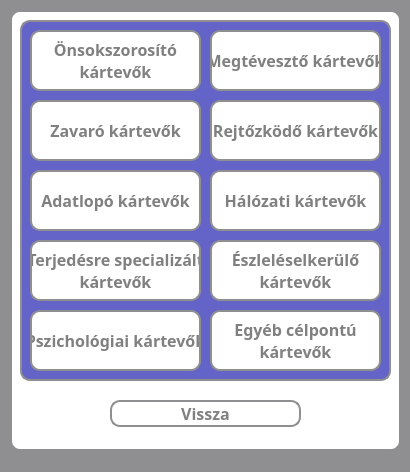
<?xml version="1.0" encoding="UTF-8"?>
<ui version="4.0">
 <class>learningGame</class>
 <widget class="QMainWindow" name="learningGame">
  <property name="geometry">
   <rect>
    <x>0</x>
    <y>0</y>
    <width>410</width>
    <height>472</height>
   </rect>
  </property>
  <property name="windowTitle">
   <string>Anyagok</string>
  </property>
  <property name="styleSheet">
   <string notr="true">* {
	background-color: #8f8f91;
}</string>
  </property>
  <widget class="QWidget" name="centralwidget">
   <widget class="QWidget" name="widget_3" native="true">
    <property name="geometry">
     <rect>
      <x>10</x>
      <y>10</y>
      <width>391</width>
      <height>441</height>
     </rect>
    </property>
    <property name="styleSheet">
     <string notr="true">* {
	background-color: white;
	border: 2px solid #8f8f91;
	border-radius: 10px;
	color: white;
	font-size: 16px;
	font-weight: bold;
}</string>
    </property>
    <widget class="QPushButton" name="backButton">
     <property name="geometry">
      <rect>
       <x>100</x>
       <y>390</y>
       <width>191</width>
       <height>27</height>
      </rect>
     </property>
     <property name="font">
      <font>
       <family>Corbel</family>
       <pointsize>-1</pointsize>
       <bold>true</bold>
      </font>
     </property>
     <property name="styleSheet">
      <string notr="true">* {
	background-color: white;
	color: grey;
}

*:hover {
	background-color: rgb(120, 120, 220);
	color: white;
}</string>
     </property>
     <property name="text">
      <string>Vissza</string>
     </property>
    </widget>
    <widget class="QWidget" name="widget_2" native="true">
     <property name="geometry">
      <rect>
       <x>10</x>
       <y>10</y>
       <width>371</width>
       <height>361</height>
      </rect>
     </property>
     <property name="styleSheet">
      <string notr="true">* {
	background-color: rgb(100, 100, 200);
	border: 2px solid #8f8f91;
	border-radius: 10px;
	color: white;
	font-size: 16px;
	font-weight: bold;
}</string>
     </property>
     <widget class="QPushButton" name="selfReplicating">
      <property name="geometry">
       <rect>
        <x>10</x>
        <y>10</y>
        <width>171</width>
        <height>61</height>
       </rect>
      </property>
      <property name="font">
       <font>
        <family>Corbel</family>
        <pointsize>-1</pointsize>
        <bold>true</bold>
       </font>
      </property>
      <property name="styleSheet">
       <string notr="true">* {
	background-color: white;
	color: grey;
}

*:hover {
	background-color: rgb(120, 120, 220);
	color: white;
}</string>
      </property>
      <property name="text">
       <string>Önsokszorosító
kártevők</string>
      </property>
     </widget>
     <widget class="QPushButton" name="deceptive">
      <property name="geometry">
       <rect>
        <x>190</x>
        <y>10</y>
        <width>171</width>
        <height>61</height>
       </rect>
      </property>
      <property name="font">
       <font>
        <family>Corbel</family>
        <pointsize>-1</pointsize>
        <bold>true</bold>
       </font>
      </property>
      <property name="styleSheet">
       <string notr="true">* {
	background-color: white;
	color: grey;
}

*:hover {
	background-color: rgb(120, 120, 220);
	color: white;
}</string>
      </property>
      <property name="text">
       <string>Megtévesztő kártevők</string>
      </property>
     </widget>
     <widget class="QPushButton" name="concealing">
      <property name="geometry">
       <rect>
        <x>190</x>
        <y>80</y>
        <width>171</width>
        <height>61</height>
       </rect>
      </property>
      <property name="font">
       <font>
        <family>Corbel</family>
        <pointsize>-1</pointsize>
        <bold>true</bold>
       </font>
      </property>
      <property name="styleSheet">
       <string notr="true">* {
	background-color: white;
	color: grey;
}

*:hover {
	background-color: rgb(120, 120, 220);
	color: white;
}</string>
      </property>
      <property name="text">
       <string>Rejtőzködő kártevők</string>
      </property>
     </widget>
     <widget class="QPushButton" name="nuisance">
      <property name="geometry">
       <rect>
        <x>10</x>
        <y>80</y>
        <width>171</width>
        <height>61</height>
       </rect>
      </property>
      <property name="font">
       <font>
        <family>Corbel</family>
        <pointsize>-1</pointsize>
        <bold>true</bold>
       </font>
      </property>
      <property name="styleSheet">
       <string notr="true">* {
	background-color: white;
	color: grey;
}

*:hover {
	background-color: rgb(120, 120, 220);
	color: white;
}</string>
      </property>
      <property name="text">
       <string>Zavaró kártevők</string>
      </property>
     </widget>
     <widget class="QPushButton" name="informationTheft">
      <property name="geometry">
       <rect>
        <x>10</x>
        <y>150</y>
        <width>171</width>
        <height>61</height>
       </rect>
      </property>
      <property name="font">
       <font>
        <family>Corbel</family>
        <pointsize>-1</pointsize>
        <bold>true</bold>
       </font>
      </property>
      <property name="styleSheet">
       <string notr="true">* {
	background-color: white;
	color: grey;
}

*:hover {
	background-color: rgb(120, 120, 220);
	color: white;
}</string>
      </property>
      <property name="text">
       <string>Adatlopó kártevők</string>
      </property>
     </widget>
     <widget class="QPushButton" name="networkBased">
      <property name="geometry">
       <rect>
        <x>190</x>
        <y>150</y>
        <width>171</width>
        <height>61</height>
       </rect>
      </property>
      <property name="font">
       <font>
        <family>Corbel</family>
        <pointsize>-1</pointsize>
        <bold>true</bold>
       </font>
      </property>
      <property name="styleSheet">
       <string notr="true">* {
	background-color: white;
	color: grey;
}

*:hover {
	background-color: rgb(120, 120, 220);
	color: white;
}</string>
      </property>
      <property name="text">
       <string>Hálózati kártevők</string>
      </property>
     </widget>
     <widget class="QPushButton" name="evading">
      <property name="geometry">
       <rect>
        <x>190</x>
        <y>220</y>
        <width>171</width>
        <height>61</height>
       </rect>
      </property>
      <property name="font">
       <font>
        <family>Corbel</family>
        <pointsize>-1</pointsize>
        <bold>true</bold>
       </font>
      </property>
      <property name="styleSheet">
       <string notr="true">* {
	background-color: white;
	color: grey;
}

*:hover {
	background-color: rgb(120, 120, 220);
	color: white;
}</string>
      </property>
      <property name="text">
       <string>Észleléselkerülő
kártevők</string>
      </property>
     </widget>
     <widget class="QPushButton" name="deliveryMechanism">
      <property name="geometry">
       <rect>
        <x>10</x>
        <y>220</y>
        <width>171</width>
        <height>61</height>
       </rect>
      </property>
      <property name="font">
       <font>
        <family>Corbel</family>
        <pointsize>-1</pointsize>
        <bold>true</bold>
       </font>
      </property>
      <property name="styleSheet">
       <string notr="true">* {
	background-color: white;
	color: grey;
}

*:hover {
	background-color: rgb(120, 120, 220);
	color: white;
}</string>
      </property>
      <property name="text">
       <string>Terjedésre specializált
kártevők</string>
      </property>
     </widget>
     <widget class="QPushButton" name="psychologicalBased">
      <property name="geometry">
       <rect>
        <x>10</x>
        <y>290</y>
        <width>171</width>
        <height>61</height>
       </rect>
      </property>
      <property name="font">
       <font>
        <family>Corbel</family>
        <pointsize>-1</pointsize>
        <bold>true</bold>
       </font>
      </property>
      <property name="styleSheet">
       <string notr="true">* {
	background-color: white;
	color: grey;
}

*:hover {
	background-color: rgb(120, 120, 220);
	color: white;
}</string>
      </property>
      <property name="text">
       <string>Pszichológiai kártevők</string>
      </property>
     </widget>
     <widget class="QPushButton" name="otherTargeted">
      <property name="geometry">
       <rect>
        <x>190</x>
        <y>290</y>
        <width>171</width>
        <height>61</height>
       </rect>
      </property>
      <property name="font">
       <font>
        <family>Corbel</family>
        <pointsize>-1</pointsize>
        <bold>true</bold>
       </font>
      </property>
      <property name="styleSheet">
       <string notr="true">* {
	background-color: white;
	color: grey;
}

*:hover {
	background-color: rgb(120, 120, 220);
	color: white;
}</string>
      </property>
      <property name="text">
       <string>Egyéb célpontú
kártevők</string>
      </property>
     </widget>
    </widget>
   </widget>
  </widget>
  <widget class="QStatusBar" name="statusbar"/>
 </widget>
 <resources/>
 <connections/>
</ui>
